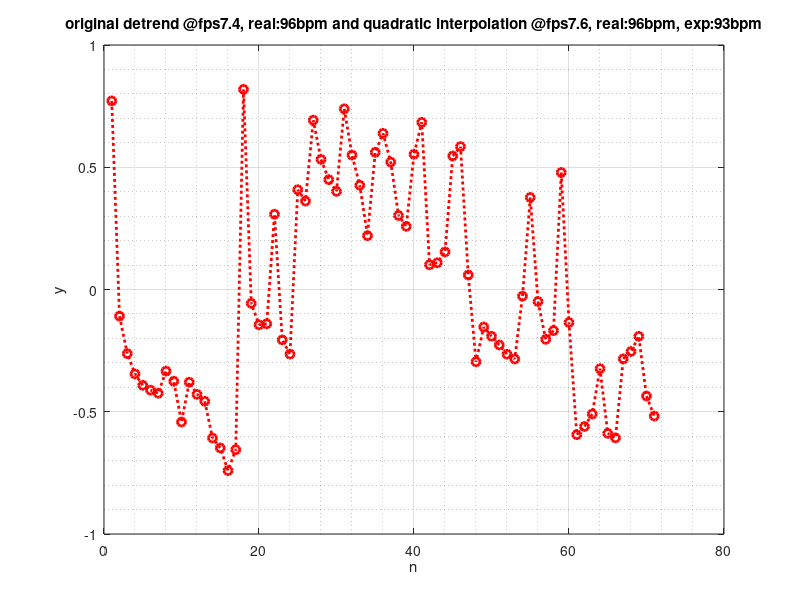

Write MATLAB code to recreate this figure. (Note: this script raises an error after producing the figure.)

format short g;

%The original detrend pulse signal
%fps7.4, real bpm is 96, test result is ???
org_detrend=load("examples/norm_fps7_4_1x71_6.dat");
%measured fps
FPSorg=7.4;
%total observed period T in second
Torg=max(size(org_detrend))/FPSorg;
%bpm list by multiple * delta_freq * 60bpm
%Since we have only real signal, so the fft only the first half is useful.
%the second half of fft is mirrored of the first half.
%freqorg=[0:max(size(org_detrend))-1]/Torg*60.0;
freqorg=[0:max(size(org_detrend))/2]/Torg*60.0;

figure;

%'-or' : '-' smooth line, 'o' circle sign, 'r' red line
plot(org_detrend, ':or', "linewidth", 2);
grid on
grid minor

title('original detrend @fps7.4, real:96bpm and quadratic interpolation @fps7.6, real:96bpm, exp:93bpm');
xlabel('n');
ylabel('y');

#
%detrend and then quadratic interpolation pulse signal
%fps7.6, real bpm is 96, test result is 93bpm
quadratic=load("examples/normq_real96bpm_exp93_fps7_6_6.t");

%new fps after quadratic interpolation
FPSquad=7.6;
%total observed period T in second
Tquad=max(size(quadratic))/FPSquad;
%bpm list by multiple * delta_freq * 60bpm
%Since we have only real signal, so the fft only the first half is useful.
%the second half of fft is mirrored of the first half.
%freq_quad=[0:max(size(quadratic))-1]/Tquad*60.0;
freq_quad=[0: max(size(quadratic))/2]/Tquad*60.0;

%figure;
%hold on to plot multiple sets of data within the same figure
hold on
%title('quadratic interpolation @fps7.6, real:96bpm, exp:93bpm');
%'-+g' : '-' smooth line, '+' plus sign, 'g' green line
plot(quadratic, '-+g',"linewidth", 3);

%xlabel('n');
%ylabel('y');
[h_legend,objh,outh,outm] = legend('original detrend', 'detrend and quadratic interpolation');
%set larger legend font size
set(objh,'linewidth',30);
%set(h_legend,'FontSize',14);

%%%FFT
%orignal detrend
amp_org = fft(org_detrend);
%".^2" is the element-wise power of 2, each element is powered of 2
pows_org = abs(amp_org).^2 ;
powsize = max(size(pows_org))/2;
%
samp = fftshift(amp_org);
spows=abs(samp).^2 ;
%
%figure;
%plot(freq, spows(:,1));
%title('R whitened fftshift spec @fps25');

figure;
fs=max(size(freqorg));
plot(freqorg, pows_org(1:fs),':or',"linewidth", 4);
grid on
grid minor

xlabel('bpm');
ylabel('magnitude');

title('original detrend/quadratic interpolation FFT');

%quadratic interpolation
amp_quad = fft(quadratic);
%".^2" is the element-wise power of 2, each element is powered of 2
pows_quad = abs(amp_quad).^2 ;
powsize = max(size(pows_quad))/2;
%
samp = fftshift(amp_quad);
spows=abs(samp).^2 ;
%
%figure;
%plot(freq, spows(:,1));
%title('R whitened fftshift spec @fps25');

%figure;
hold on
fqs=max(size(freq_quad));
plot(freq_quad, pows_quad(1:fqs),'-+g',"linewidth", 4);
%title('quadratic interpolation');
%xlabel('bpm');
%ylabel('magnitude');
[h_legend,objh,outh,outm] = legend('original detrend', 'detrend and quadratic interpolation');
%set larger legend font size
set(objh,'linewidth',30);
